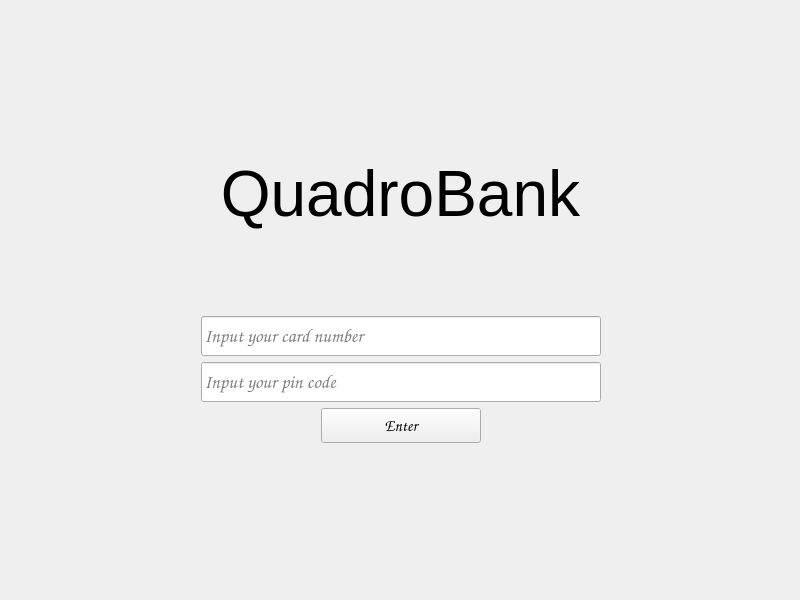
<?xml version="1.0" encoding="UTF-8"?>
<ui version="4.0">
 <class>LoginMenu</class>
 <widget class="QWidget" name="LoginMenu">
  <property name="geometry">
   <rect>
    <x>0</x>
    <y>0</y>
    <width>800</width>
    <height>600</height>
   </rect>
  </property>
  <property name="font">
   <font>
    <family>Comic Sans MS</family>
   </font>
  </property>
  <property name="windowTitle">
   <string>Form</string>
  </property>
  <property name="styleSheet">
   <string notr="true"/>
  </property>
  <widget class="QWidget" name="verticalLayoutWidget">
   <property name="geometry">
    <rect>
     <x>10</x>
     <y>10</y>
     <width>781</width>
     <height>581</height>
    </rect>
   </property>
   <layout class="QVBoxLayout" name="verticalLayout">
    <item>
     <spacer name="verticalSpacer_2">
      <property name="orientation">
       <enum>Qt::Vertical</enum>
      </property>
      <property name="sizeHint" stdset="0">
       <size>
        <width>20</width>
        <height>40</height>
       </size>
      </property>
     </spacer>
    </item>
    <item>
     <widget class="QLabel" name="LabelName">
      <property name="font">
       <font>
        <family>Arial</family>
        <pointsize>48</pointsize>
       </font>
      </property>
      <property name="text">
       <string>QuadroBank</string>
      </property>
      <property name="textFormat">
       <enum>Qt::PlainText</enum>
      </property>
      <property name="alignment">
       <set>Qt::AlignBottom|Qt::AlignHCenter</set>
      </property>
     </widget>
    </item>
    <item>
     <spacer name="verticalSpacer">
      <property name="orientation">
       <enum>Qt::Vertical</enum>
      </property>
      <property name="sizeType">
       <enum>QSizePolicy::Fixed</enum>
      </property>
      <property name="sizeHint" stdset="0">
       <size>
        <width>20</width>
        <height>80</height>
       </size>
      </property>
     </spacer>
    </item>
    <item>
     <layout class="QVBoxLayout" name="InputLayout">
      <item>
       <layout class="QHBoxLayout" name="CardLayout">
        <item>
         <spacer name="horizontalSpacer_3">
          <property name="orientation">
           <enum>Qt::Horizontal</enum>
          </property>
          <property name="sizeHint" stdset="0">
           <size>
            <width>40</width>
            <height>20</height>
           </size>
          </property>
         </spacer>
        </item>
        <item>
         <widget class="QLineEdit" name="card_number_input">
          <property name="sizePolicy">
           <sizepolicy hsizetype="Fixed" vsizetype="Fixed">
            <horstretch>0</horstretch>
            <verstretch>0</verstretch>
           </sizepolicy>
          </property>
          <property name="minimumSize">
           <size>
            <width>400</width>
            <height>40</height>
           </size>
          </property>
          <property name="font">
           <font>
            <family>Comic Sans MS</family>
            <pointsize>14</pointsize>
           </font>
          </property>
          <property name="inputMask">
           <string/>
          </property>
          <property name="text">
           <string/>
          </property>
          <property name="maxLength">
           <number>16</number>
          </property>
          <property name="placeholderText">
           <string>Input your card number</string>
          </property>
         </widget>
        </item>
        <item>
         <spacer name="horizontalSpacer_4">
          <property name="orientation">
           <enum>Qt::Horizontal</enum>
          </property>
          <property name="sizeHint" stdset="0">
           <size>
            <width>40</width>
            <height>20</height>
           </size>
          </property>
         </spacer>
        </item>
       </layout>
      </item>
      <item>
       <layout class="QHBoxLayout" name="PasswordLayout">
        <item>
         <spacer name="horizontalSpacer_5">
          <property name="orientation">
           <enum>Qt::Horizontal</enum>
          </property>
          <property name="sizeHint" stdset="0">
           <size>
            <width>40</width>
            <height>20</height>
           </size>
          </property>
         </spacer>
        </item>
        <item>
         <widget class="QLineEdit" name="password_input">
          <property name="sizePolicy">
           <sizepolicy hsizetype="Fixed" vsizetype="Fixed">
            <horstretch>0</horstretch>
            <verstretch>0</verstretch>
           </sizepolicy>
          </property>
          <property name="minimumSize">
           <size>
            <width>400</width>
            <height>40</height>
           </size>
          </property>
          <property name="font">
           <font>
            <family>Comic Sans MS</family>
            <pointsize>14</pointsize>
           </font>
          </property>
          <property name="maxLength">
           <number>4</number>
          </property>
          <property name="echoMode">
           <enum>QLineEdit::Password</enum>
          </property>
          <property name="placeholderText">
           <string>Input your pin code</string>
          </property>
         </widget>
        </item>
        <item>
         <spacer name="horizontalSpacer_6">
          <property name="orientation">
           <enum>Qt::Horizontal</enum>
          </property>
          <property name="sizeHint" stdset="0">
           <size>
            <width>40</width>
            <height>20</height>
           </size>
          </property>
         </spacer>
        </item>
       </layout>
      </item>
     </layout>
    </item>
    <item>
     <layout class="QHBoxLayout" name="EnterButtonLayout">
      <item>
       <spacer name="horizontalSpacer">
        <property name="orientation">
         <enum>Qt::Horizontal</enum>
        </property>
        <property name="sizeType">
         <enum>QSizePolicy::Minimum</enum>
        </property>
        <property name="sizeHint" stdset="0">
         <size>
          <width>40</width>
          <height>20</height>
         </size>
        </property>
       </spacer>
      </item>
      <item>
       <widget class="QPushButton" name="enter_button">
        <property name="sizePolicy">
         <sizepolicy hsizetype="Fixed" vsizetype="Fixed">
          <horstretch>0</horstretch>
          <verstretch>0</verstretch>
         </sizepolicy>
        </property>
        <property name="minimumSize">
         <size>
          <width>160</width>
          <height>35</height>
         </size>
        </property>
        <property name="font">
         <font>
          <family>Comic Sans MS</family>
          <pointsize>12</pointsize>
         </font>
        </property>
        <property name="styleSheet">
         <string notr="true"/>
        </property>
        <property name="text">
         <string>Enter</string>
        </property>
       </widget>
      </item>
      <item>
       <spacer name="horizontalSpacer_2">
        <property name="orientation">
         <enum>Qt::Horizontal</enum>
        </property>
        <property name="sizeType">
         <enum>QSizePolicy::Minimum</enum>
        </property>
        <property name="sizeHint" stdset="0">
         <size>
          <width>38</width>
          <height>18</height>
         </size>
        </property>
       </spacer>
      </item>
     </layout>
    </item>
    <item>
     <spacer name="verticalSpacer_3">
      <property name="orientation">
       <enum>Qt::Vertical</enum>
      </property>
      <property name="sizeHint" stdset="0">
       <size>
        <width>20</width>
        <height>40</height>
       </size>
      </property>
     </spacer>
    </item>
   </layout>
  </widget>
 </widget>
 <resources/>
 <connections/>
</ui>
